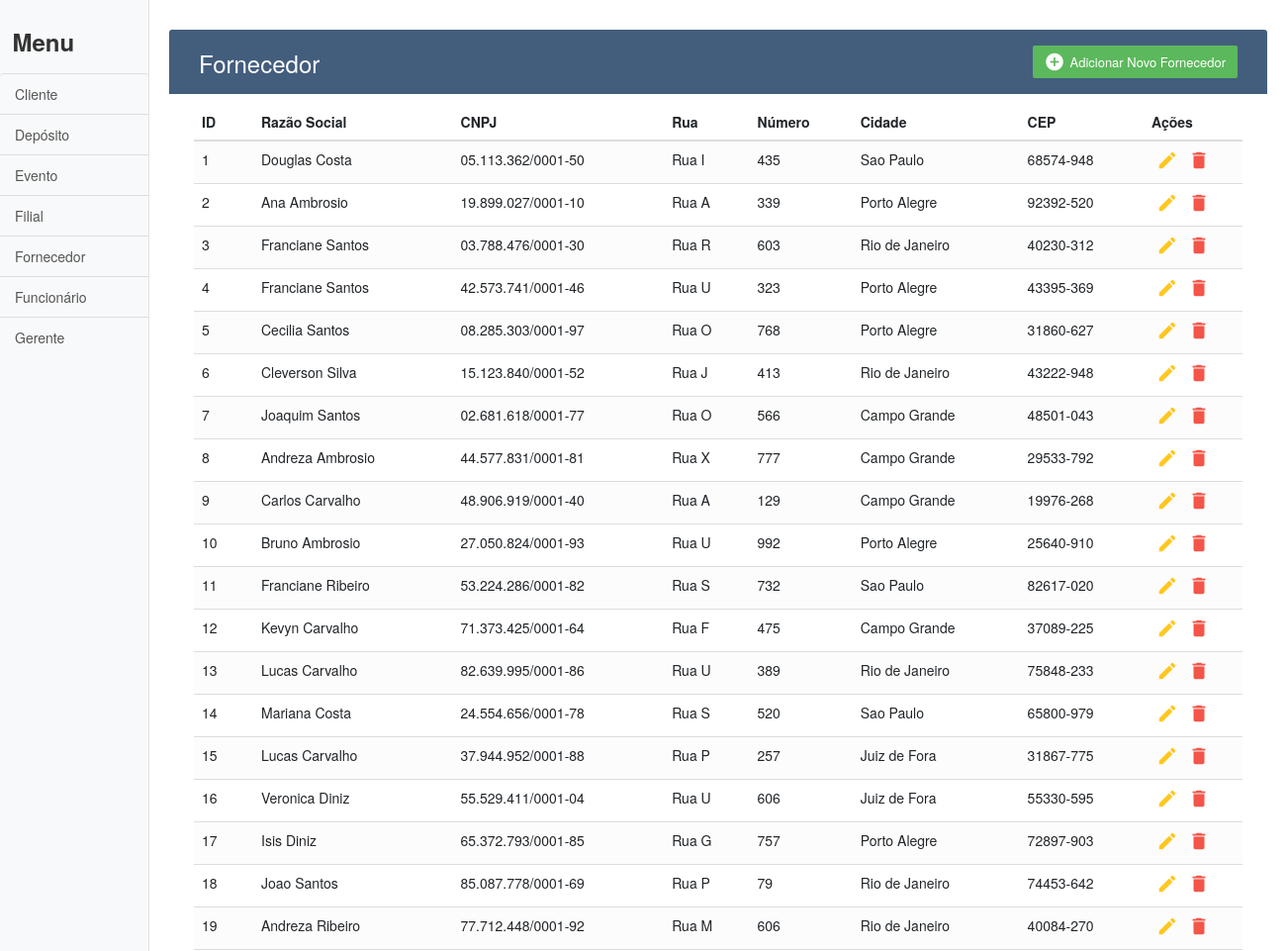
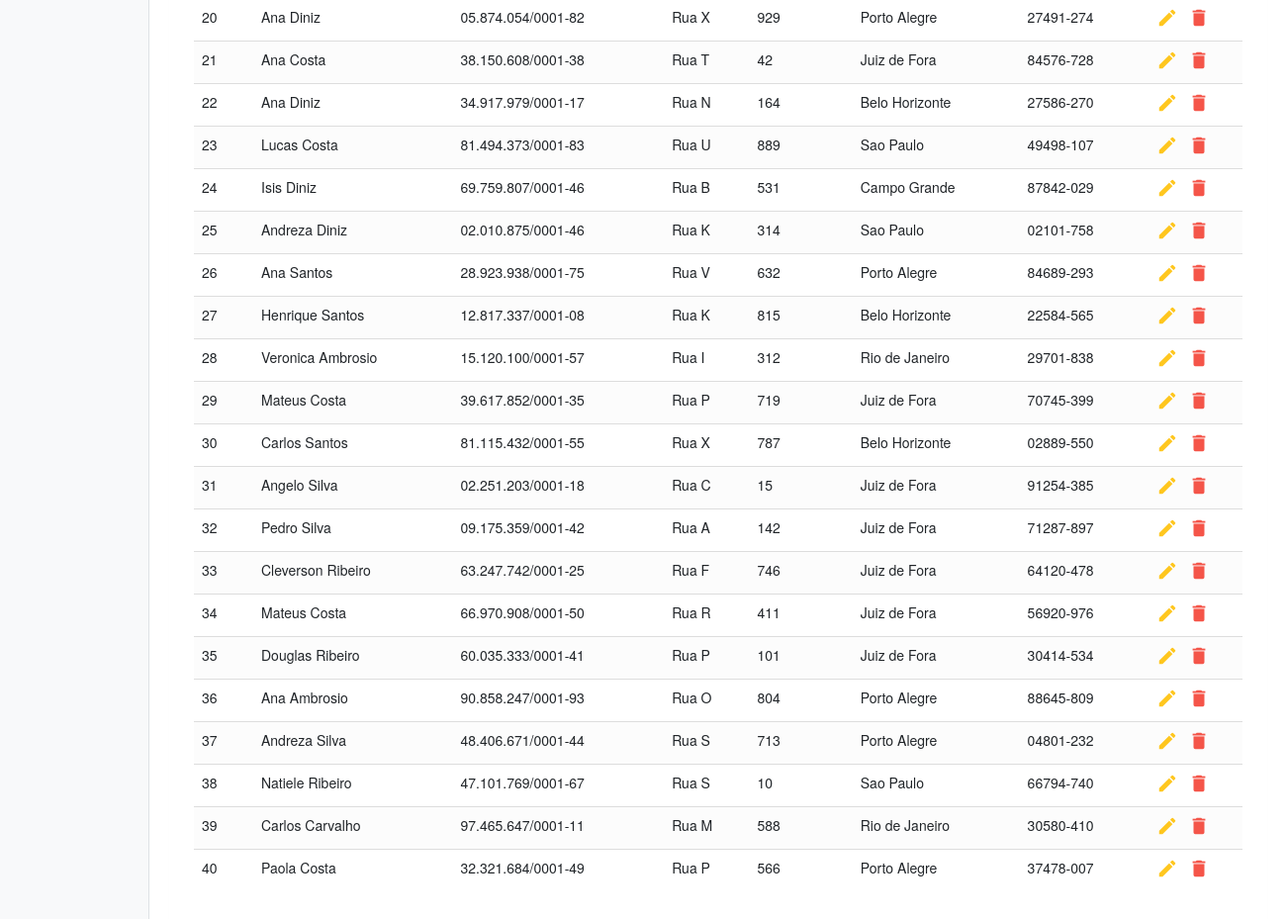
Screenshot of /fornecedor.php with the database file from the repository (2 pictures, top to bottom).
### tables this page shows
CREATE TABLE fornecedor ( rua VARCHAR(200), cep CHAR(9), numero INTEGER, cidade VARCHAR(200), razao_social VARCHAR(200), cnpj VARCHAR(18), id_fornecedor INTEGER PRIMARY KEY AUTO_INCREMENT );

### fornecedor.php (the view, shortened to what this page needs)
<!DOCTYPE html>
<html lang="en">
<head>
	<?php
		include("header.php");
	?>
</head>
<body>
	<div class="d-flex" id="wrapper">
		<?php
			include_once("conection.php");
			include("sidebar.php");
		?>
		<div id="page-content-wrapper">
			<div class="container">
				<div class="table-wrapper">
					<div class="table-title">
						<div class="row">
							<div class="col-sm-6">
								<h2>Fornecedor</h2>
							</div>
							<div class="col-sm-6">
								<a href="add/fornecedor.php" class="btn btn-success">
									<i class="material-icons">&#xE147;</i>
									<span>Adicionar Novo Fornecedor</span>
								</a>
							</div>
						</div>
					</div>
					<table class="table table-striped table-hover">
						<thead>
							<tr>
								<th>ID</th>
								<th>Razão Social</th>
								<th>CNPJ</th>
								<th>Rua</th>
								<th>Número</th>
								<th>Cidade</th>
								<th>CEP</th>
								<th>Ações</th>
							</tr>
						</thead>
						<tbody>
							<?php
								$sql = "SELECT *
										FROM fornecedor
										ORDER BY id_fornecedor";
								$fornecedores = mysqli_query($conexao, $sql);
								foreach($fornecedores as $fornecedor){
									echo "<tr>";
										echo '<td>' . $fornecedor['id_fornecedor'] . '</td>';
										echo '<td>' . $fornecedor['razao_social'] . '</td>';
										echo '<td>' . $fornecedor['cnpj'] . '</td>';
										echo '<td>' . $fornecedor['rua'] . '</td>';
										echo '<td>' . $fornecedor['numero'] . '</td>';
										echo '<td>' . $fornecedor['cidade'] . '</td>';
										echo '<td>' . $fornecedor['cep'] . '</td>';
										echo '<td>';
											echo '<a href="edit/fornecedor.php?id='.$fornecedor['id_fornecedor'].'" class="edit"><i class="material-icons" data-toggle="tooltip" title="Editar">&#xE254;</i></a>';
											echo '<a href="delete/fornecedor.php?id='.$fornecedor['id_fornecedor'].'" class="delete"><i class="material-icons" data-toggle="tooltip" title="Deletar">&#xE872;</i></a>';
										echo '</td>';
									echo "</tr>";
								}
							?>
						</tbody>
					</table>
				</div>
			</div>
		</div>
	</div>
</body>
</html>

### css/simple-sidebar.css (style rules this page uses)
body { overflow-x: hidden; }
#page-content-wrapper { min-width: 100vw; }
@media (min-width: 768px) { #page-content-wrapper { min-width: 0; width: 100%; } }

### css/styles.css (style rules this page uses)
body { color: #566787; background: #f5f5f5; font-family: 'Varela Round', sans-serif; font-size: 13px; }
.table-wrapper { background: #fff; padding: 20px 25px; margin: 30px 0; border-radius: 3px; box-shadow: 0 1px 1px rgba(0,0,0,.05); }
.table-title { padding-bottom: 15px; background: #435d7d; color: #fff; padding: 16px 30px; margin: -20px -25px 10px; border-radius: 3px 3px 0 0; }
.table-title h2 { margin: 5px 0 0; font-size: 24px; }
.table-title .btn { color: #fff; float: right; font-size: 13px; border: none; min-width: 50px; border-radius: 2px; border: none; outline: none !important; margin-left: 10px; }
.table-title .btn i { float: left; font-size: 21px; margin-right: 5px; }
.table-title .btn span { float: left; margin-top: 2px; }
table.table tr th, table.table tr td { border-color: #e9e9e9; padding: 12px 15px; vertical-align: middle; }
table.table tr th:first-child { width: 60px; }
table.table tr th:last-child { width: 100px; }
table.table-striped tbody tr:nth-of-type(odd) { background-color: #fcfcfc; }
table.table td:last-child i { opacity: 0.9; font-size: 22px; margin: 0 5px; }
table.table td a { font-weight: bold; color: #566787; display: inline-block; text-decoration: none; outline: none !important; }
table.table td a.edit { color: #FFC107; }
table.table td a.delete { color: #F44336; }
table.table td i { font-size: 19px; }

### rows the page displays
fornecedor: id_fornecedor "1", razao_social "Douglas Costa", cnpj "05.113.362/0001-50", rua "Rua I", numero "435", cidade "Sao Paulo", cep "68574-948"
fornecedor: id_fornecedor "2", razao_social "Ana Ambrosio", cnpj "19.899.027/0001-10", rua "Rua A", numero "339", cidade "Porto Alegre", cep "92392-520"
fornecedor: id_fornecedor "3", razao_social "Franciane Santos", cnpj "03.788.476/0001-30", rua "Rua R", numero "603", cidade "Rio de Janeiro", cep "40230-312"
fornecedor: id_fornecedor "4", razao_social "Franciane Santos", cnpj "42.573.741/0001-46", rua "Rua U", numero "323", cidade "Porto Alegre", cep "43395-369"
fornecedor: id_fornecedor "5", razao_social "Cecilia Santos", cnpj "08.285.303/0001-97", rua "Rua O", numero "768", cidade "Porto Alegre", cep "31860-627"
fornecedor: id_fornecedor "6", razao_social "Cleverson Silva", cnpj "15.123.840/0001-52", rua "Rua J", numero "413", cidade "Rio de Janeiro", cep "43222-948"
fornecedor: id_fornecedor "7", razao_social "Joaquim Santos", cnpj "02.681.618/0001-77", rua "Rua O", numero "566", cidade "Campo Grande", cep "48501-043"
fornecedor: id_fornecedor "8", razao_social "Andreza Ambrosio", cnpj "44.577.831/0001-81", rua "Rua X", numero "777", cidade "Campo Grande", cep "29533-792"
fornecedor: id_fornecedor "9", razao_social "Carlos Carvalho", cnpj "48.906.919/0001-40", rua "Rua A", numero "129", cidade "Campo Grande", cep "19976-268"
fornecedor: id_fornecedor "10", razao_social "Bruno Ambrosio", cnpj "27.050.824/0001-93", rua "Rua U", numero "992", cidade "Porto Alegre", cep "25640-910"
fornecedor: id_fornecedor "11", razao_social "Franciane Ribeiro", cnpj "53.224.286/0001-82", rua "Rua S", numero "732", cidade "Sao Paulo", cep "82617-020"
fornecedor: id_fornecedor "12", razao_social "Kevyn Carvalho", cnpj "71.373.425/0001-64", rua "Rua F", numero "475", cidade "Campo Grande", cep "37089-225"
fornecedor: id_fornecedor "13", razao_social "Lucas Carvalho", cnpj "82.639.995/0001-86", rua "Rua U", numero "389", cidade "Rio de Janeiro", cep "75848-233"
fornecedor: id_fornecedor "14", razao_social "Mariana Costa", cnpj "24.554.656/0001-78", rua "Rua S", numero "520", cidade "Sao Paulo", cep "65800-979"
fornecedor: id_fornecedor "15", razao_social "Lucas Carvalho", cnpj "37.944.952/0001-88", rua "Rua P", numero "257", cidade "Juiz de Fora", cep "31867-775"
fornecedor: id_fornecedor "16", razao_social "Veronica Diniz", cnpj "55.529.411/0001-04", rua "Rua U", numero "606", cidade "Juiz de Fora", cep "55330-595"
fornecedor: id_fornecedor "17", razao_social "Isis Diniz", cnpj "65.372.793/0001-85", rua "Rua G", numero "757", cidade "Porto Alegre", cep "72897-903"
fornecedor: id_fornecedor "18", razao_social "Joao Santos", cnpj "85.087.778/0001-69", rua "Rua P", numero "79", cidade "Rio de Janeiro", cep "74453-642"
fornecedor: id_fornecedor "19", razao_social "Andreza Ribeiro", cnpj "77.712.448/0001-92", rua "Rua M", numero "606", cidade "Rio de Janeiro", cep "40084-270"
fornecedor: id_fornecedor "20", razao_social "Ana Diniz", cnpj "05.874.054/0001-82", rua "Rua X", numero "929", cidade "Porto Alegre", cep "27491-274"
fornecedor: id_fornecedor "21", razao_social "Ana Costa", cnpj "38.150.608/0001-38", rua "Rua T", numero "42", cidade "Juiz de Fora", cep "84576-728"
fornecedor: id_fornecedor "22", razao_social "Ana Diniz", cnpj "34.917.979/0001-17", rua "Rua N", numero "164", cidade "Belo Horizonte", cep "27586-270"
fornecedor: id_fornecedor "23", razao_social "Lucas Costa", cnpj "81.494.373/0001-83", rua "Rua U", numero "889", cidade "Sao Paulo", cep "49498-107"
fornecedor: id_fornecedor "24", razao_social "Isis Diniz", cnpj "69.759.807/0001-46", rua "Rua B", numero "531", cidade "Campo Grande", cep "87842-029"
fornecedor: id_fornecedor "25", razao_social "Andreza Diniz", cnpj "02.010.875/0001-46", rua "Rua K", numero "314", cidade "Sao Paulo", cep "02101-758"
fornecedor: id_fornecedor "26", razao_social "Ana Santos", cnpj "28.923.938/0001-75", rua "Rua V", numero "632", cidade "Porto Alegre", cep "84689-293"
fornecedor: id_fornecedor "27", razao_social "Henrique Santos", cnpj "12.817.337/0001-08", rua "Rua K", numero "815", cidade "Belo Horizonte", cep "22584-565"
fornecedor: id_fornecedor "28", razao_social "Veronica Ambrosio", cnpj "15.120.100/0001-57", rua "Rua I", numero "312", cidade "Rio de Janeiro", cep "29701-838"
fornecedor: id_fornecedor "29", razao_social "Mateus Costa", cnpj "39.617.852/0001-35", rua "Rua P", numero "719", cidade "Juiz de Fora", cep "70745-399"
fornecedor: id_fornecedor "30", razao_social "Carlos Santos", cnpj "81.115.432/0001-55", rua "Rua X", numero "787", cidade "Belo Horizonte", cep "02889-550"
fornecedor: id_fornecedor "31", razao_social "Angelo Silva", cnpj "02.251.203/0001-18", rua "Rua C", numero "15", cidade "Juiz de Fora", cep "91254-385"
fornecedor: id_fornecedor "32", razao_social "Pedro Silva", cnpj "09.175.359/0001-42", rua "Rua A", numero "142", cidade "Juiz de Fora", cep "71287-897"
fornecedor: id_fornecedor "33", razao_social "Cleverson Ribeiro", cnpj "63.247.742/0001-25", rua "Rua F", numero "746", cidade "Juiz de Fora", cep "64120-478"
fornecedor: id_fornecedor "34", razao_social "Mateus Costa", cnpj "66.970.908/0001-50", rua "Rua R", numero "411", cidade "Juiz de Fora", cep "56920-976"
fornecedor: id_fornecedor "35", razao_social "Douglas Ribeiro", cnpj "60.035.333/0001-41", rua "Rua P", numero "101", cidade "Juiz de Fora", cep "30414-534"
fornecedor: id_fornecedor "36", razao_social "Ana Ambrosio", cnpj "90.858.247/0001-93", rua "Rua O", numero "804", cidade "Porto Alegre", cep "88645-809"
fornecedor: id_fornecedor "37", razao_social "Andreza Silva", cnpj "48.406.671/0001-44", rua "Rua S", numero "713", cidade "Porto Alegre", cep "04801-232"
fornecedor: id_fornecedor "38", razao_social "Natiele Ribeiro", cnpj "47.101.769/0001-67", rua "Rua S", numero "10", cidade "Sao Paulo", cep "66794-740"
fornecedor: id_fornecedor "39", razao_social "Carlos Carvalho", cnpj "97.465.647/0001-11", rua "Rua M", numero "588", cidade "Rio de Janeiro", cep "30580-410"
fornecedor: id_fornecedor "40", razao_social "Paola Costa", cnpj "32.321.684/0001-49", rua "Rua P", numero "566", cidade "Porto Alegre", cep "37478-007"
